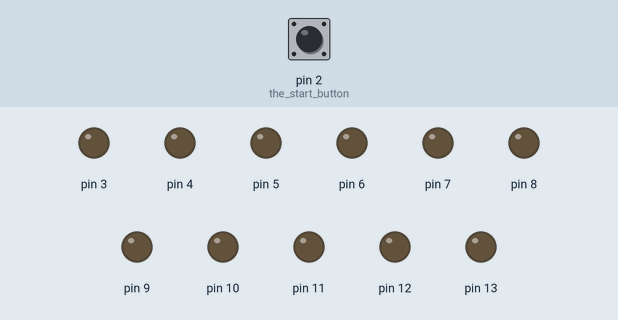
Recording of a sketch running on a simulated Arduino Uno, built with avr-gcc and run on an emulated ATmega328P. Parts: output pins drawn as LEDs (lit = HIGH). The inputs (shaded band) are chosen by the test bench; at power-on: pin 2 (the_start_button) LOW.

Above: at 1.2 s.
1.3 s: pin 2 (the_start_button) pulled HIGH for 1 s
At 2.9 s:
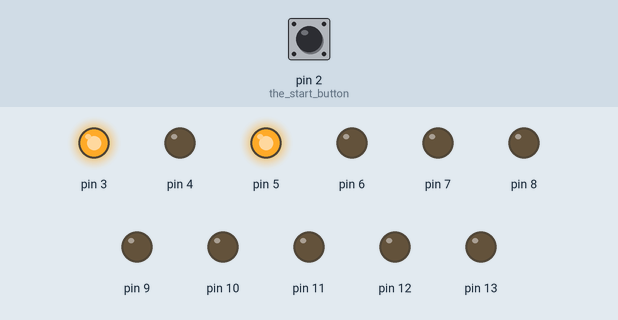
3.8 s: pin 2 (the_start_button) pulled HIGH for 0.15 s
At 5.2 s:
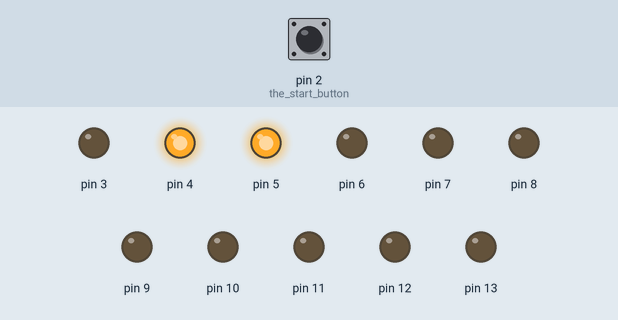
5.5 s: pin 2 (the_start_button) pulled HIGH for 0.15 s
At 6.6 s:
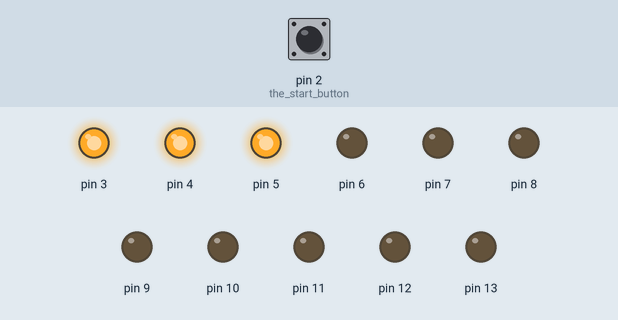
7.2 s: pin 2 (the_start_button) pulled HIGH for 3.2 s
At 11.4 s:
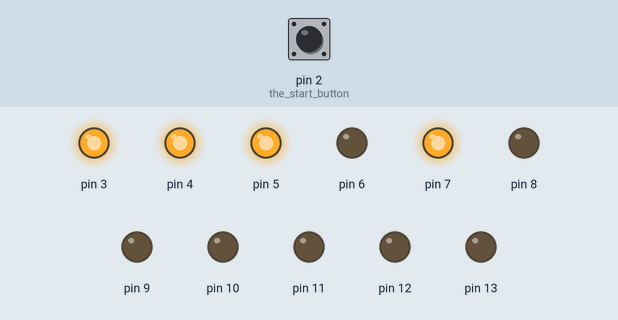
11.9 s: pin 2 (the_start_button) pulled HIGH for 0.15 s
At 12.7 s:
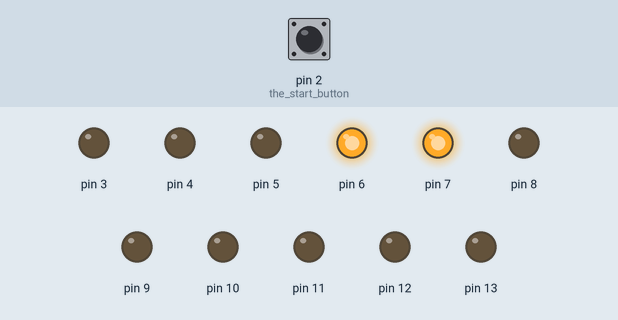
13.6 s: pin 2 (the_start_button) pulled HIGH for 1 s
At 15.8 s:
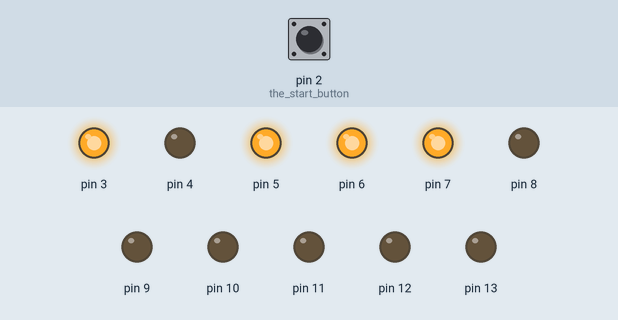
Timing chart, 0 to 17.1 s (numbered marks = the images above; inputs shaded):
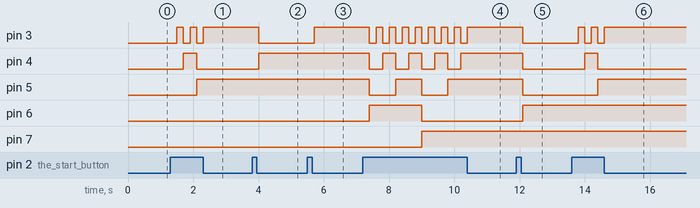

Measured:
- after the input at 1.3 s, pin 3: alternates HIGH for 0.20 s and LOW for 0.20 s, 5 changes in all, then stays HIGH, starting after 0.20 s; pin 4: LOW → HIGH after 0.40 s, → LOW 0.40 s later; pin 5: LOW → HIGH after 0.80 s
- after the input at 3.8 s, pin 3: HIGH → LOW after 0.20 s; pin 4: LOW → HIGH after 0.20 s
- after the input at 5.5 s, pin 3: LOW → HIGH after 0.20 s
- after the input at 7.2 s, pin 3: alternates HIGH for 0.20 s and LOW for 0.20 s, 16 changes in all, then stays HIGH, starting after 0.20 s; pin 4: alternates HIGH for 0.40 s and LOW for 0.40 s, 8 changes in all, then stays HIGH, starting after 0.20 s
- after the input at 11.9 s, pin 3–5: HIGH → LOW after 0.20 s; pin 6: LOW → HIGH after 0.20 s
- after the input at 13.6 s, pin 3: alternates HIGH for 0.20 s and LOW for 0.20 s, 5 changes in all, then stays HIGH, starting after 0.20 s; pin 4: LOW → HIGH after 0.40 s, → LOW 0.40 s later; pin 5: LOW → HIGH after 0.80 s

The sketch:

PORTDbuttonCnt.ino
```cpp
//CountPushButton.ino
//Count Push Button and display at LEDs

int cnt=0;

void setup()
{
  int i;
  pinMode(2, INPUT); // the start button
  for (i=3; i<=13; i++)
    pinMode(i, OUTPUT);
}//setup

void loop()
{
  if (digitalRead(2) == HIGH)
  {
    delay(200); // for debounce
    cnt++;
    //Show button count from the LED of Pin3
    //Digital pin0 to 7 is grouped as PORTD
    PORTD = cnt <<3;

    //Digital pin8 to 13 is grouped as PORTB
    //Show button count at PORTB LEDs, if the count is over 2^5
    PORTB = cnt >>5;
  }//if
}//loop
```
